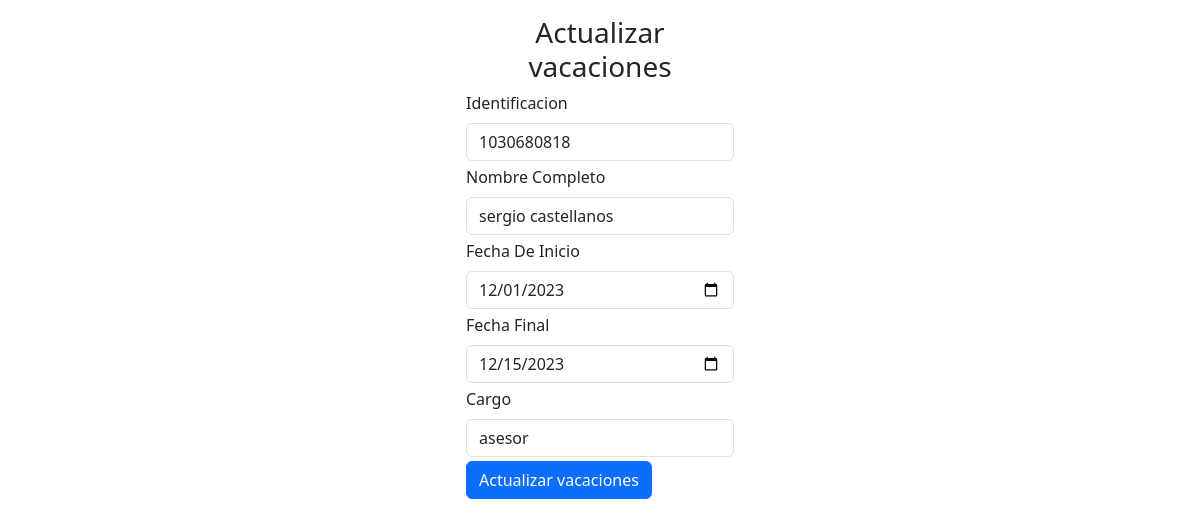
Screenshot of /actualizar_vacaciones.php?id_vacaciones=1 with the database file from the repository.
### tables this page shows
CREATE TABLE `vacaciones` (
  `id_vacaciones` int(11) NOT NULL,
  `identificacion` int(11) NOT NULL,
  `nombre_completo` varchar(50) NOT NULL,
  `fecha_inicio` date NOT NULL,
  `fecha_final` date NOT NULL,
  `cargo` varchar(11) NOT NULL
);

### actualizar_vacaciones.php (the view, shortened to what this page needs)
<?php
include "conexion.php";
$id_vacaciones=$_GET["id_vacaciones"];
$sql=$conexion->query (" select * from vacaciones where id_vacaciones=$id_vacaciones");
?>
<!DOCTYPE html>
<html lang="en">
    <head>
        <link href="css/styles1.css" rel="stylesheet" />
        <link href="https://cdn.jsdelivr.net/npm/bootstrap@5.3.2/dist/css/bootstrap.min.css" rel="stylesheet">
        <link rel="stylesheet" type="text/css" href="https://cdn.datatables.net/1.10.24/css/jquery.dataTables.css">
    </head>
    <body>
    <form class="col-3 p-3 m-auto" method="POST">
    <h3 class="text-center text-secundary ">Actualizar vacaciones</h3>
    <?php
include "actualizar_v.php";
  while($datos = $sql->fetch_object()){?>
<div class="mb-1">
    <label for="exampleInputEmail1" class="form-label">Identificacion</label>
    <input type="text" class="form-control" name="identificacion" value="<?=$datos->identificacion?>">
  </div>
  <div class="mb-1">
    <label for="exampleInputEmail1" class="form-label">Nombre Completo</label>
    <input type="text" class="form-control" name="nombre_completo" value="<?=$datos->nombre_completo?>">
  </div>
  <div class="mb-1">
    <label for="exampleInputEmail1" class="form-label">Fecha De Inicio</label>
    <input type="date" class="form-control" name="fecha_inicio" value="<?=$datos->fecha_inicio?>">
  </div>
  <div class="mb-1">
    <label for="exampleInputEmail1" class="form-label">Fecha Final</label>
    <input type="date" class="form-control" name="fecha_final" value="<?=$datos->fecha_final?>">
  </div>
  <div class="mb-1">
    <label for="exampleInputEmail1" class="form-label">Cargo</label>
    <input type="text" class="form-control" name="cargo" value="<?=$datos->cargo?>">
  </div>
  <?php }
    ?>
  <button type="submit" class="btn btn-primary" name="btnactualizarv" value="ok">Actualizar vacaciones</button>
</form>
</body>
</html>

### rows the page displays
vacaciones: identificacion "1030680818", nombre_completo "sergio castellanos", fecha_inicio "12/01/2023", fecha_final "12/15/2023", cargo "asesor"
